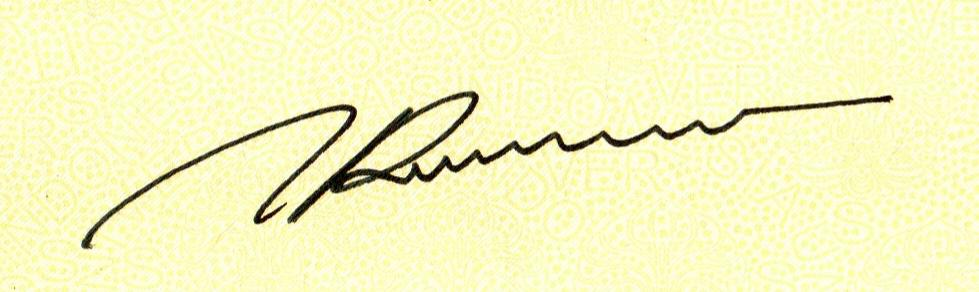
#> input picture citraTTD/01_HighQuality_Enhanced (2)(1).jpg, 979 x 292 px; its folder holds only this picture in this run
$ python main.py
#> lines starting #> are read from the running program, lines starting #| are printed output that depends on the picture; after the words box and inside, x2 and y2 are one past the last pixel; in counts of white or black regions, pixels touching at a corner belong together
import cv2
import numpy as np
import matplotlib.pyplot as plt
import os
import pytesseract

# =========================================================
# PENGATURAN TESSERACT OCR
# =========================================================
pytesseract.pytesseract.tesseract_cmd = (
    r"C:\Program Files\Tesseract-OCR\tesseract.exe"
)

# =========================================================
# KONFIGURASI PROGRAM
# =========================================================
INPUT_FOLDER = "citraTTD"
OUTPUT_FOLDER = "hasil"

# Nilai Global Threshold
GLOBAL_THRESHOLD = 127

# Batas minimal rasio foreground untuk mendeteksi tanda tangan
# Diturunkan dari 2.0% menjadi 0.5% agar citra low contrast
# tetap dapat terdeteksi.
MIN_SIGNATURE_RATIO = 0.5

# Kernel untuk operasi morfologi
MORPH_KERNEL = cv2.getStructuringElement(
    cv2.MORPH_RECT,
    (3, 3)
)

# =========================================================
# DAFTAR FOLDER OUTPUT
# =========================================================
OUTPUT_FOLDERS = [
    "1_citra_asli",
    "2_grayscale",
    "3_global_thresh",
    "4_global_opening",
    "5_global_closing",
    "6_otsu_thresh",
    "7_otsu_opening",
    "8_otsu_closing",
    "9_perbandingan"
]

# Membuat folder output secara otomatis
for nama_folder in OUTPUT_FOLDERS:
    folder_path = os.path.join(
        OUTPUT_FOLDER,
        nama_folder
    )

    os.makedirs(
        folder_path,
        exist_ok=True
    )


# =========================================================
# FUNGSI OPERASI MORFOLOGI
# =========================================================
def proses_morfologi(binary_image):

    # Opening
    opening = cv2.morphologyEx(
        binary_image,
        cv2.MORPH_OPEN,
        MORPH_KERNEL
    )

    # Closing
    closing = cv2.morphologyEx(
        opening,
        cv2.MORPH_CLOSE,
        MORPH_KERNEL
    )

    return opening, closing


# =========================================================
# FUNGSI MEMPROSES SATU GAMBAR
# =========================================================
def proses_gambar(file_name):

    # -----------------------------------------------------
    # Membaca gambar
    # -----------------------------------------------------
#> called with file_name = '01_HighQuality_Enhanced (2)(1).jpg'
    image_path = os.path.join(
        INPUT_FOLDER,
        file_name
    )

    image = cv2.imread(image_path)
#> image is the input picture: shape (292, 979, 3); mean B, G, R 193.4, 244.7, 245.4

    if image is None:
        print(
            f"Gagal membaca gambar: {file_name}"
        )
        return None

    # -----------------------------------------------------
    # 1. KONVERSI GRAYSCALE
    # -----------------------------------------------------
    gray_image = cv2.cvtColor(
        image,
        cv2.COLOR_BGR2GRAY
    )
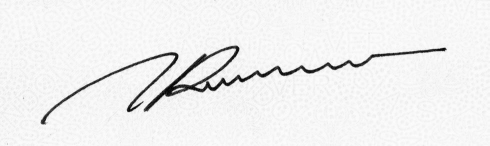
#> gray_image: shape (292, 979) (shown at 1/2 size); min 0, max 254, mean 239.1

    # -----------------------------------------------------
    # 2. GLOBAL THRESHOLDING
    # -----------------------------------------------------
    _, global_binary = cv2.threshold(
        gray_image,
        GLOBAL_THRESHOLD,
        255,
        cv2.THRESH_BINARY_INV
    )
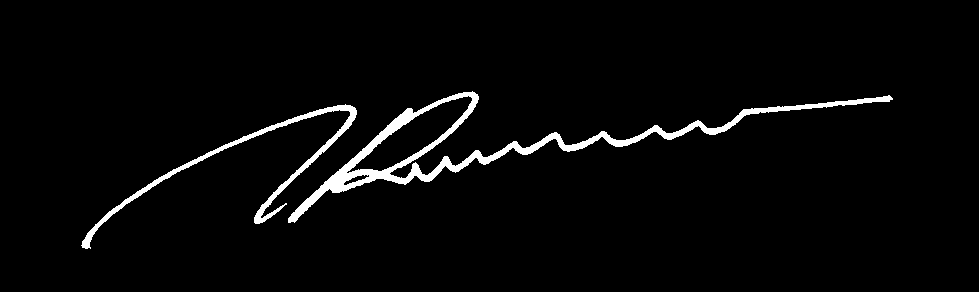
#> global_binary: shape (292, 979); 3.1% white; 2 white regions, box (x1, y1, x2, y2) and area: (288, 91, 893, 223) 6346, (81, 104, 357, 249) 2447

    # Global Opening dan Closing
    global_opening, global_closing = proses_morfologi(
        global_binary
    )

    # -----------------------------------------------------
    # 3. OTSU THRESHOLDING
    # -----------------------------------------------------
    otsu_value, otsu_binary = cv2.threshold(
        gray_image,
        0,
        255,
        cv2.THRESH_BINARY_INV + cv2.THRESH_OTSU
    )
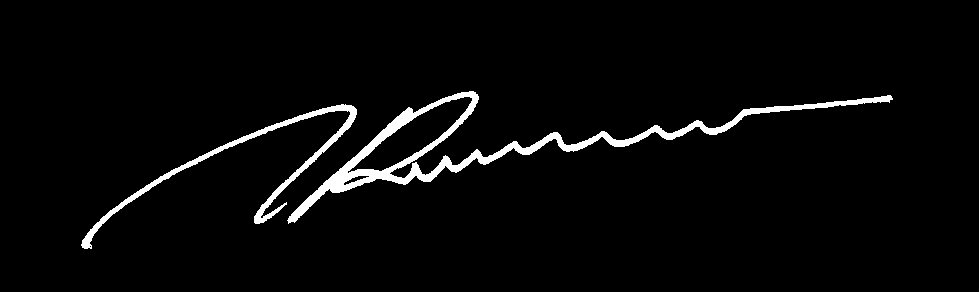
#> otsu_binary: shape (292, 979); 3.3% white; 2 white regions, box (x1, y1, x2, y2) and area: (287, 91, 893, 224) 6713, (81, 104, 357, 249) 2661
#> otsu_value = 149

    # Otsu Opening dan Closing
    otsu_opening, otsu_closing = proses_morfologi(
        otsu_binary
    )

    # -----------------------------------------------------
    # 4. PERHITUNGAN FOREGROUND
    # -----------------------------------------------------
    jumlah_pixel = (
        gray_image.shape[0] *
        gray_image.shape[1]
    )

    # Foreground Global
    global_foreground = cv2.countNonZero(
        global_closing
    )
#> global_foreground = 8794

    # Foreground Otsu
    otsu_foreground = cv2.countNonZero(
        otsu_closing
    )
#> otsu_foreground = 9397

    # Rasio foreground Global
    global_ratio = (
        global_foreground /
        jumlah_pixel
    ) * 100
#> global_ratio = 3.08

    # Rasio foreground Otsu
    otsu_ratio = (
        otsu_foreground /
        jumlah_pixel
    ) * 100
#> otsu_ratio = 3.29

    # -----------------------------------------------------
    # 5. MENENTUKAN STATUS TANDA TANGAN
    # -----------------------------------------------------
    #
    # Perbaikan:
    # - Batas Global diturunkan dari 0.5 menjadi 0.1
    # - Batas Otsu diturunkan menjadi 0.5
    #
    # Tujuannya agar tanda tangan dengan kontras rendah
    # seperti gambar LowContrast tidak langsung dianggap
    # sebagai gambar kosong.
    # -----------------------------------------------------

    if (
        global_ratio < 0.1
        or (
            otsu_value > 220
            and otsu_ratio > 15.0
        )
    ):

        status = "SIGNATURE ABSENT"

        final_foreground = global_foreground
        final_ratio = global_ratio

    else:

        if otsu_ratio > MIN_SIGNATURE_RATIO:
            status = "SIGNATURE PRESENT"
        else:
            status = "SIGNATURE ABSENT"

        final_foreground = otsu_foreground
#> final_foreground = 9397
        final_ratio = otsu_ratio
#> final_ratio = 3.29

    # -----------------------------------------------------
    # 6. MENYIMPAN HASIL PROSES
    # -----------------------------------------------------

    # Citra asli
    cv2.imwrite(
        os.path.join(
            OUTPUT_FOLDER,
            "1_citra_asli",
            file_name
        ),
        image
    )

    # Grayscale
    cv2.imwrite(
        os.path.join(
            OUTPUT_FOLDER,
            "2_grayscale",
            file_name
        ),
        gray_image
    )

    # Global Threshold
    cv2.imwrite(
        os.path.join(
            OUTPUT_FOLDER,
            "3_global_thresh",
            file_name
        ),
        global_binary
    )

    # Global Opening
    cv2.imwrite(
        os.path.join(
            OUTPUT_FOLDER,
            "4_global_opening",
            file_name
        ),
        global_opening
    )

    # Global Closing
    cv2.imwrite(
        os.path.join(
            OUTPUT_FOLDER,
            "5_global_closing",
            file_name
        ),
        global_closing
    )

    # Otsu Threshold
    cv2.imwrite(
        os.path.join(
            OUTPUT_FOLDER,
            "6_otsu_thresh",
            file_name
        ),
        otsu_binary
    )

    # Otsu Opening
    cv2.imwrite(
        os.path.join(
            OUTPUT_FOLDER,
            "7_otsu_opening",
            file_name
        ),
        otsu_opening
    )

    # Otsu Closing
    cv2.imwrite(
        os.path.join(
            OUTPUT_FOLDER,
            "8_otsu_closing",
            file_name
        ),
        otsu_closing
    )

    # -----------------------------------------------------
    # 7. MEMBUAT GAMBAR PERBANDINGAN
    # -----------------------------------------------------

    tinggi, lebar = gray_image.shape

    rasio_gambar = lebar / tinggi

    fig, axes = plt.subplots(
        2,
        5,
        figsize=(20, 20 / rasio_gambar)
    )

    fig.suptitle(
        f"Analisis Deteksi Tanda Tangan: {file_name}",
        fontsize=13,
        fontweight="bold"
    )

    # =====================================================
    # BARIS PERTAMA
    # =====================================================

    # Citra asli
    axes[0, 0].imshow(
        cv2.cvtColor(
            image,
            cv2.COLOR_BGR2RGB
        )
    )

    axes[0, 0].set_title(
        "Citra Asli",
        fontsize=10
    )

    # Grayscale
    axes[0, 1].imshow(
        gray_image,
        cmap="gray"
    )

    axes[0, 1].set_title(
        "Grayscale",
        fontsize=10
    )

    # Global Threshold
    axes[0, 2].imshow(
        global_binary,
        cmap="gray"
    )

    axes[0, 2].set_title(
        f"Global Thresh (T={GLOBAL_THRESHOLD})",
        fontsize=10
    )

    # Global Opening
    axes[0, 3].imshow(
        global_opening,
        cmap="gray"
    )

    axes[0, 3].set_title(
        "Global Opening",
        fontsize=10
    )

    # Global Closing
    axes[0, 4].imshow(
        global_closing,
        cmap="gray"
    )

    axes[0, 4].set_title(
        "Global Closing",
        fontsize=10
    )

    # =====================================================
    # BARIS KEDUA
    # =====================================================

    # Otsu Threshold
    axes[1, 0].imshow(
        otsu_binary,
        cmap="gray"
    )

    axes[1, 0].set_title(
        f"Otsu Thresh (T={int(otsu_value)})",
        fontsize=10
    )

    # Otsu Opening
    axes[1, 1].imshow(
        otsu_opening,
        cmap="gray"
    )

    axes[1, 1].set_title(
        "Otsu Opening",
        fontsize=10
    )

    # Otsu Closing
    axes[1, 2].imshow(
        otsu_closing,
        cmap="gray"
    )

    axes[1, 2].set_title(
        "Otsu Closing",
        fontsize=10
    )

    # Panel kosong
    axes[1, 3].axis("off")

    # =====================================================
    # PANEL STATUS
    # =====================================================

    axes[1, 4].axis("off")

    if status == "SIGNATURE PRESENT":
        status_color = "green"
    else:
        status_color = "red"

    # Status
    axes[1, 4].text(
        0.5,
        0.65,
        status,
        color=status_color,
        fontsize=12,
        fontweight="bold",
        ha="center",
        va="center",
        bbox=dict(
            boxstyle="round,pad=0.5",
            ec=status_color,
            fc="none",
            lw=2
        )
    )

    # Jumlah foreground
    axes[1, 4].text(
        0.5,
        0.40,
        f"Piksel: {final_foreground} px",
        fontsize=10,
        ha="center",
        va="center"
    )

    # Rasio foreground
    axes[1, 4].text(
        0.5,
        0.25,
        f"Rasio: {final_ratio:.2f}%",
        fontsize=10,
        ha="center",
        va="center"
    )

    # -----------------------------------------------------
    # MENGHILANGKAN SUMBU KOORDINAT
    # -----------------------------------------------------
    for baris in axes:

        for ax in baris:

            if ax not in [
                axes[1, 3],
                axes[1, 4]
            ]:
                ax.axis("off")

    plt.tight_layout()

    # -----------------------------------------------------
    # 8. MENYIMPAN GAMBAR PERBANDINGAN
    # -----------------------------------------------------

    nama_dasar = os.path.splitext(
        file_name
    )[0]

    nama_hasil = (
        f"Perbandingan_{nama_dasar}.png"
    )

    plt.savefig(
        os.path.join(
            OUTPUT_FOLDER,
            "9_perbandingan",
            nama_hasil
        ),
        dpi=150,
        bbox_inches="tight"
    )
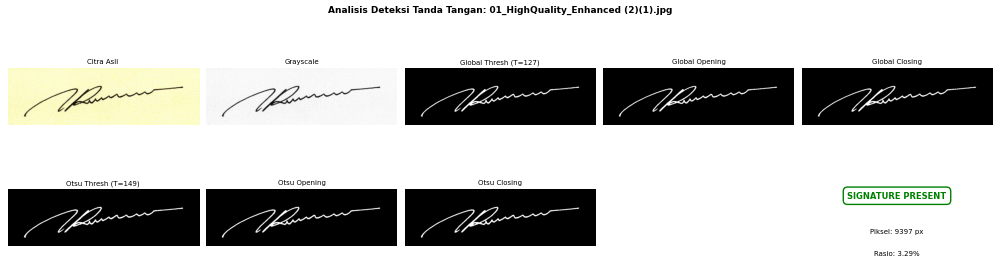
#> figure drawn by matplotlib, 8 panels

    plt.close()

    # -----------------------------------------------------
    # DATA UNTUK TABEL REKAP
    # -----------------------------------------------------

    return {
        "filename": file_name,
        "global_t": GLOBAL_THRESHOLD,
        "otsu_t": int(otsu_value),
        "fg_px": final_foreground,
        "pct": final_ratio,
        "status": status
    }


# =========================================================
# PROGRAM UTAMA
# =========================================================
def main():

    # -----------------------------------------------------
    # CEK FOLDER INPUT
    # -----------------------------------------------------

    if not os.path.isdir(INPUT_FOLDER):

        print(
            f"Folder '{INPUT_FOLDER}' tidak ditemukan!"
        )

        return

    # -----------------------------------------------------
    # MENCARI FILE GAMBAR
    # -----------------------------------------------------

    image_files = sorted(
        [
            file
            for file in os.listdir(INPUT_FOLDER)
            if file.lower().endswith(
                (
                    ".png",
                    ".jpg",
                    ".jpeg"
                )
            )
        ]
    )

    # -----------------------------------------------------
    # CEK APAKAH ADA GAMBAR
    # -----------------------------------------------------

    if len(image_files) == 0:

        print(
            f"Tidak terdapat gambar di folder "
            f"'{INPUT_FOLDER}'."
        )

        return

    # List untuk menyimpan hasil
    hasil_rekap = []

    # =====================================================
    # HEADER PROGRAM
    # =====================================================

    print("=" * 105)

    print(
        "PROSES ANALISIS MORFOLOGI & DETEKSI TANDA TANGAN "
        "(DUAL PATH: GLOBAL & OTSU)"
    )

    print("=" * 105)

    # =====================================================
    # PROSES SELURUH GAMBAR
    # =====================================================

    for nama_file in image_files:

        hasil = proses_gambar(
            nama_file
        )
#> hasil = {'filename': '01_HighQuality_Enhanced (2)(1).jpg', 'global_t': 127, 'otsu_t': 149, 'fg_px': 9397, 'pct': 3.29, 'status': 'SIGNATURE PRESENT'}

        if hasil is not None:

            hasil_rekap.append(
                hasil
            )

            print(
                f"Diproses: {nama_file:<40} "
                f"-> Status: {hasil['status']}"
            )
#| Diproses: 01_HighQuality_Enhanced (2)(1).jpg       -> Status: SIGNATURE PRESENT

    # =====================================================
    # REKAPITULASI HASIL
    # =====================================================

    print("\n" + "=" * 105)

    print(
        "                         REKAPITULASI HASIL SEGMENTASI & DETEKSI"
    )

    print("=" * 105)

    # Header tabel
    print(
        f"{'No':<4} | "
        f"{'Nama Gambar':<35} | "
        f"{'Global T':<9} | "
        f"{'Otsu T':<8} | "
        f"{'Piksel FG':<10} | "
        f"{'Rasio (%)':<9} | "
        f"{'Status':<18}"
    )

    print("-" * 105)

    # Isi tabel
    for nomor, data in enumerate(
        hasil_rekap,
        1
    ):

        print(
            f"{nomor:<4} | "
            f"{data['filename'][:34]:<35} | "
            f"{data['global_t']:<9} | "
            f"{data['otsu_t']:<8} | "
            f"{data['fg_px']:<10} | "
            f"{data['pct']:<9.2f} | "
            f"{data['status']:<18}"
        )
#> this loop made 1 pass
#> (printed output is left out)

    print("=" * 105)

    # =====================================================
    # PESAN SELESAI
    # =====================================================

    print(
        f"\n[SELESAI] Hasil analisis telah disimpan di "
        f"'{OUTPUT_FOLDER}/9_perbandingan/'."
    )


# =========================================================
# MENJALANKAN PROGRAM
# =========================================================
if __name__ == "__main__":
    main()

$ run again, on citraTTD/07_ColorShift_WarmTint (2).jpg
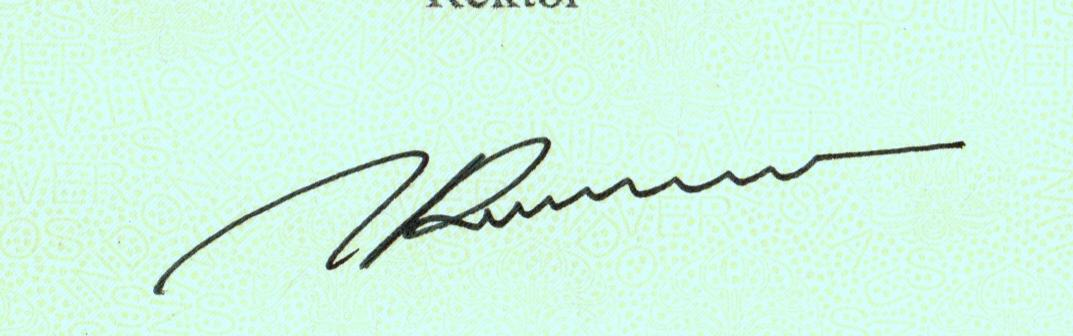
#> input picture citraTTD/07_ColorShift_WarmTint (2).jpg, 1073 x 336 px
#> in proses_gambar, image is the input picture: shape (336, 1073, 3); mean B, G, R 227.9, 246.6, 209.8
#> in proses_gambar, `_, global_binary = cv2.threshold( gray_image, GLOBAL_THRESHOLD, 255, c..`:
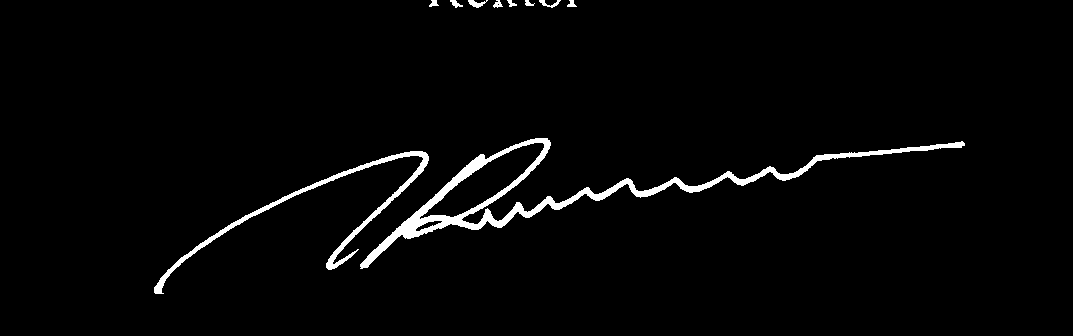
#> global_binary: shape (336, 1073); 2.5% white; 10 white regions, largest, box (x1, y1, x2, y2) and area: (360, 138, 965, 269) 6098, (154, 151, 429, 294) 2330, (468, 0, 488, 8) 81
#> opening: shape (336, 1073); 2.4% white; 13 white regions (4 under 20 px), largest, box (x1, y1, x2, y2) and area: (360, 138, 965, 268) 6077, (154, 151, 429, 294) 2310, (468, 0, 483, 8) 70
#> closing: shape (336, 1073); 2.4% white; 12 white regions (2 under 20 px), largest, box (x1, y1, x2, y2) and area: (360, 138, 965, 268) 6121, (154, 151, 429, 294) 2319, (468, 0, 483, 8) 71
#> otsu_binary: shape (336, 1073); 2.8% white; 10 white regions, largest, box (x1, y1, x2, y2) and area: (360, 137, 966, 269) 6780, (153, 150, 429, 295) 2683, (468, 0, 488, 8) 102
#> otsu_value = 157
#> opening: shape (336, 1073); 2.7% white; 11 white regions, largest, box (x1, y1, x2, y2) and area: (360, 137, 965, 269) 6756, (154, 150, 429, 295) 2654, (468, 0, 486, 8) 97
#> in proses_morfologi (call 2), `closing = cv2.morphologyEx( opening, cv2.MORPH_CLOSE, MORPH_KERNEL )`:
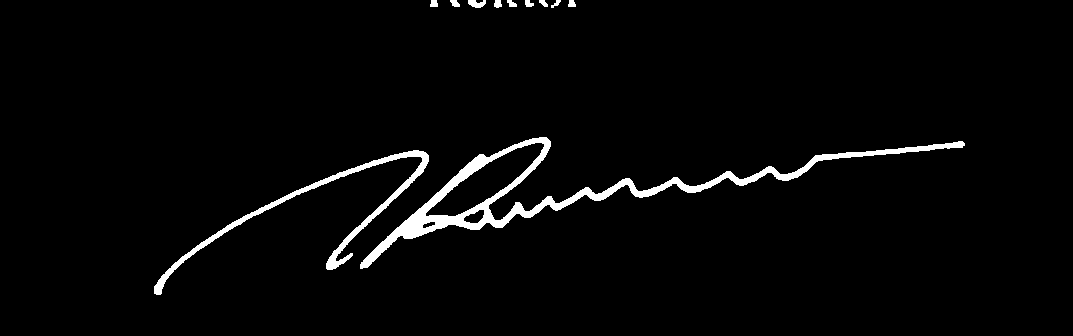
#> closing: shape (336, 1073); 2.8% white; 11 white regions, largest, box (x1, y1, x2, y2) and area: (360, 137, 965, 269) 6824, (154, 150, 429, 295) 2665, (468, 0, 486, 8) 101
#> global_foreground = 8751
#> otsu_foreground = 9959
#> global_ratio = 2.43
#> otsu_ratio = 2.76
#> final_foreground = 9959
#> final_ratio = 2.76
#> hasil = {'filename': '07_ColorShift_WarmTint (2).jpg', 'global_t': 127, 'otsu_t': 157, 'fg_px': 9959, 'pct': 2.76, 'status': 'SIGNATURE PRESENT'}
#| Diproses: 07_ColorShift_WarmTint (2).jpg           -> Status: SIGNATURE PRESENT
#> the loop in main, `for nomor, data in enumerate( hasil_rekap, 1 ): ` made 1 pass
#> nomor on pass 1: 1
#> (printed output is left out)
